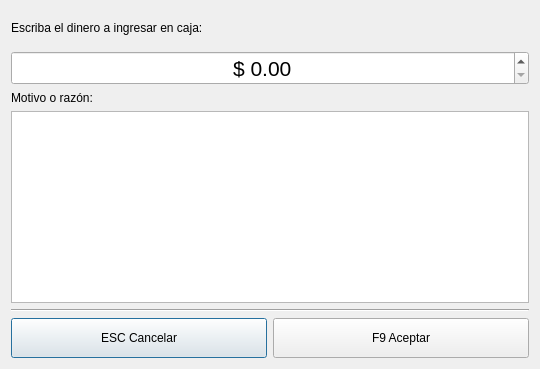
<?xml version="1.0" encoding="UTF-8"?>
<ui version="4.0">
 <class>Dialog</class>
 <widget class="QDialog" name="Dialog">
  <property name="geometry">
   <rect>
    <x>0</x>
    <y>0</y>
    <width>540</width>
    <height>369</height>
   </rect>
  </property>
  <property name="windowTitle">
   <string>Registrar una entrada de dinero</string>
  </property>
  <layout class="QVBoxLayout" name="verticalLayout_3">
   <item>
    <layout class="QVBoxLayout" name="verticalLayout">
     <item>
      <widget class="QLabel" name="label_2">
       <property name="text">
        <string>Escriba el dinero a ingresar en caja:</string>
       </property>
      </widget>
     </item>
     <item>
      <widget class="QDoubleSpinBox" name="dsbMonto">
       <property name="font">
        <font>
         <pointsize>16</pointsize>
        </font>
       </property>
       <property name="alignment">
        <set>Qt::AlignCenter</set>
       </property>
       <property name="prefix">
        <string>$ </string>
       </property>
       <property name="maximum">
        <double>99999999.000000000000000</double>
       </property>
      </widget>
     </item>
    </layout>
   </item>
   <item>
    <layout class="QVBoxLayout" name="verticalLayout_2">
     <item>
      <widget class="QLabel" name="label">
       <property name="text">
        <string>Motivo o razón:</string>
       </property>
      </widget>
     </item>
     <item>
      <widget class="QTextEdit" name="teMotivo">
       <property name="sizePolicy">
        <sizepolicy hsizetype="Expanding" vsizetype="Fixed">
         <horstretch>0</horstretch>
         <verstretch>0</verstretch>
        </sizepolicy>
       </property>
       <property name="tabChangesFocus">
        <bool>true</bool>
       </property>
      </widget>
     </item>
    </layout>
   </item>
   <item>
    <widget class="Line" name="line">
     <property name="orientation">
      <enum>Qt::Horizontal</enum>
     </property>
    </widget>
   </item>
   <item>
    <layout class="QHBoxLayout" name="horizontalLayout_4">
     <item>
      <widget class="QPushButton" name="btCancelar">
       <property name="minimumSize">
        <size>
         <width>0</width>
         <height>40</height>
        </size>
       </property>
       <property name="cursor">
        <cursorShape>PointingHandCursor</cursorShape>
       </property>
       <property name="text">
        <string>ESC Cancelar</string>
       </property>
       <property name="icon">
        <iconset resource="../GUI/images_rc/icons.qrc">
         <normaloff>:/newPrefix/stock_close.png</normaloff>:/newPrefix/stock_close.png</iconset>
       </property>
       <property name="flat">
        <bool>false</bool>
       </property>
      </widget>
     </item>
     <item>
      <widget class="QPushButton" name="btGuardar">
       <property name="minimumSize">
        <size>
         <width>0</width>
         <height>40</height>
        </size>
       </property>
       <property name="cursor">
        <cursorShape>PointingHandCursor</cursorShape>
       </property>
       <property name="text">
        <string>F9 Aceptar</string>
       </property>
       <property name="icon">
        <iconset resource="../GUI/images_rc/icons.qrc">
         <normaloff>:/newPrefix/computer.png</normaloff>:/newPrefix/computer.png</iconset>
       </property>
       <property name="flat">
        <bool>false</bool>
       </property>
      </widget>
     </item>
    </layout>
   </item>
  </layout>
 </widget>
 <resources>
  <include location="../GUI/images_rc/icons.qrc"/>
 </resources>
 <connections>
  <connection>
   <sender>btCancelar</sender>
   <signal>clicked()</signal>
   <receiver>Dialog</receiver>
   <slot>close()</slot>
   <hints>
    <hint type="sourcelabel">
     <x>84</x>
     <y>101</y>
    </hint>
    <hint type="destinationlabel">
     <x>2</x>
     <y>69</y>
    </hint>
   </hints>
  </connection>
 </connections>
</ui>
